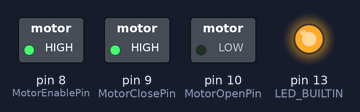
The sketch below on a simulated Arduino Uno, built with avr-gcc and run on an emulated ATmega328P. Shown: switched loads named in the sketch (green lamp = pin HIGH), output pins drawn as LEDs (lit = HIGH).

Above: at 0.1 s.
At 2.1 s:
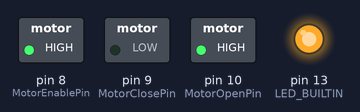
At 6.3 s:
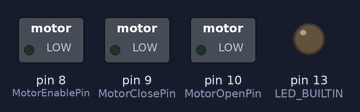
Timing chart, 0 to 7.8 s (numbered marks = the images above):
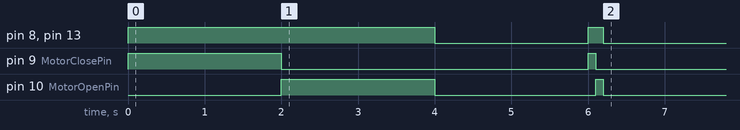

The sketch:

sequence_test.ino
```cpp
// Outputs
#define MotorEnablePin 8
#define MotorOpenPin 10
#define MotorClosePin  9

volatile byte state = LOW;
// volatile unsigned long previousMillis = 0;
// const long interval = 5000;
void OpenHand();

void CloseHand();

void Lowallport();

void setup() {
  Serial.begin(115200);
  // debug led
  pinMode(LED_BUILTIN, OUTPUT);

  pinMode(MotorOpenPin, OUTPUT);
  pinMode(MotorClosePin, OUTPUT);
  pinMode(MotorEnablePin, OUTPUT);

  CloseHand();
  digitalWrite(LED_BUILTIN, state);
  delay(2000);
  OpenHand();
  digitalWrite(LED_BUILTIN, state);
  delay(2000);
  Lowallport();
  digitalWrite(LED_BUILTIN, state);
  delay(2000);
  CloseHand();
  digitalWrite(LED_BUILTIN, state);
  delay(100);
  Lowallport();
  digitalWrite(LED_BUILTIN, state);
  OpenHand();
  digitalWrite(LED_BUILTIN, state);
  delay(100);
  Lowallport();
  digitalWrite(LED_BUILTIN, state);
}

void loop() {
  // unsigned long currentMillis = millis();
}
void OpenHand(){
  state=HIGH;
  // previousMillis = millis();
  digitalWrite(MotorClosePin, LOW);
  delayMicroseconds(100);
  digitalWrite(MotorEnablePin, HIGH);
  digitalWrite(MotorOpenPin, HIGH);
}

void CloseHand(){
  state=HIGH;
  // previousMillis = millis();
  digitalWrite(MotorOpenPin, LOW);
  delayMicroseconds(100);
  digitalWrite(MotorEnablePin, HIGH);
  digitalWrite(MotorClosePin, HIGH);
}

void Lowallport(){
  digitalWrite(MotorEnablePin, LOW);
  digitalWrite(MotorOpenPin, LOW);
  digitalWrite(MotorClosePin, LOW);
  state=LOW;
}
```
